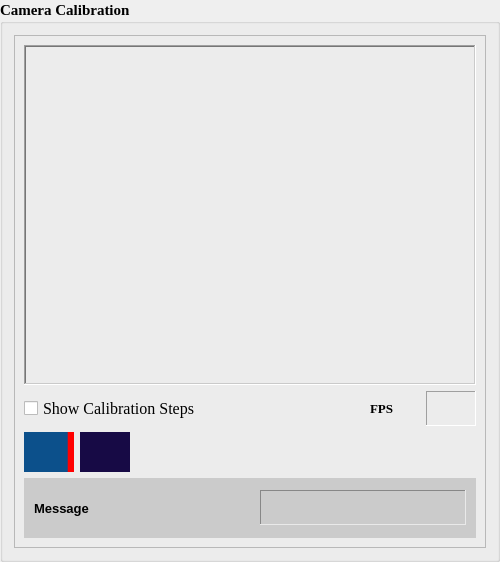
                            <widget class="QGroupBox" name="groupBox_10">
                             <property name="minimumSize">
                              <size>
                               <width>500</width>
                               <height>0</height>
                              </size>
                             </property>
                             <property name="font">
                              <font>
                               <family>Times New Roman</family>
                               <pointsize>11</pointsize>
                               <weight>75</weight>
                               <bold>true</bold>
                              </font>
                             </property>
                             <property name="toolTip">
                              <string>Camera Calibration</string>
                             </property>
                             <property name="title">
                              <string>Camera Calibration</string>
                             </property>
                             <layout class="QHBoxLayout" name="horizontalLayout_44">
                              <item>
                               <widget class="QFrame" name="frame_2">
                                <property name="minimumSize">
                                 <size>
                                  <width>0</width>
                                  <height>0</height>
                                 </size>
                                </property>
                                <property name="styleSheet">
                                 <string notr="true">QPushButton{
	border: None;
	background: #170a45;
	color: rgb(255, 255, 255);
}

QPushButton:hover{
	background: #3E9EF0; 
}

QPushButton:disabled{
	background: #8D8D8D; 
}

QPushButton:pressed{
	background: black; 
}
</string>
                                </property>
                                <property name="frameShape">
                                 <enum>QFrame::StyledPanel</enum>
                                </property>
                                <property name="frameShadow">
                                 <enum>QFrame::Raised</enum>
                                </property>
                                <layout class="QVBoxLayout" name="verticalLayout_10">
                                 <item>
                                  <widget class="QFrame" name="calibration_fram">
                                   <property name="minimumSize">
                                    <size>
                                     <width>0</width>
                                     <height>340</height>
                                    </size>
                                   </property>
                                   <property name="font">
                                    <font>
                                     <family>Times New Roman</family>
                                    </font>
                                   </property>
                                   <property name="toolTip">
                                    <string>Calibrate screen</string>
                                   </property>
                                   <property name="frameShape">
                                    <enum>QFrame::WinPanel</enum>
                                   </property>
                                   <property name="frameShadow">
                                    <enum>QFrame::Sunken</enum>
                                   </property>
                                   <layout class="QHBoxLayout" name="horizontalLayout_9">
                                    <property name="spacing">
                                     <number>5</number>
                                    </property>
                                    <property name="leftMargin">
                                     <number>5</number>
                                    </property>
                                    <property name="topMargin">
                                     <number>5</number>
                                    </property>
                                    <property name="rightMargin">
                                     <number>5</number>
                                    </property>
                                    <property name="bottomMargin">
                                     <number>5</number>
                                    </property>
                                    <item>
                                     <layout class="QHBoxLayout" name="horizontalLayout_16">
                                      <item>
                                       <widget class="QLabel" name="label_cam_setting_frame">
                                        <property name="text">
                                         <string/>
                                        </property>
                                       </widget>
                                      </item>
                                     </layout>
                                    </item>
                                   </layout>
                                  </widget>
                                 </item>
                                 <item>
                                  <layout class="QHBoxLayout" name="horizontalLayout_39">
                                   <item>
                                    <widget class="QCheckBox" name="checkBox_calib">
                                     <property name="font">
                                      <font>
                                       <family>Times New Roman</family>
                                       <pointsize>12</pointsize>
                                      </font>
                                     </property>
                                     <property name="toolTip">
                                      <string>Show Calibration Steps</string>
                                     </property>
                                     <property name="text">
                                      <string>Show Calibration Steps</string>
                                     </property>
                                    </widget>
                                   </item>
                                   <item>
                                    <spacer name="horizontalSpacer_14">
                                     <property name="orientation">
                                      <enum>Qt::Horizontal</enum>
                                     </property>
                                     <property name="sizeHint" stdset="0">
                                      <size>
                                       <width>40</width>
                                       <height>20</height>
                                      </size>
                                     </property>
                                    </spacer>
                                   </item>
                                   <item>
                                    <layout class="QHBoxLayout" name="horizontalLayout_70">
                                     <item>
                                      <widget class="QLabel" name="label_27">
                                       <property name="minimumSize">
                                        <size>
                                         <width>50</width>
                                         <height>35</height>
                                        </size>
                                       </property>
                                       <property name="maximumSize">
                                        <size>
                                         <width>50</width>
                                         <height>35</height>
                                        </size>
                                       </property>
                                       <property name="font">
                                        <font>
                                         <family>Times New Roman</family>
                                         <pointsize>10</pointsize>
                                         <weight>75</weight>
                                         <bold>true</bold>
                                        </font>
                                       </property>
                                       <property name="text">
                                        <string>FPS</string>
                                       </property>
                                      </widget>
                                     </item>
                                     <item>
                                      <widget class="QLabel" name="label_fps">
                                       <property name="sizePolicy">
                                        <sizepolicy hsizetype="Preferred" vsizetype="Preferred">
                                         <horstretch>0</horstretch>
                                         <verstretch>0</verstretch>
                                        </sizepolicy>
                                       </property>
                                       <property name="minimumSize">
                                        <size>
                                         <width>50</width>
                                         <height>35</height>
                                        </size>
                                       </property>
                                       <property name="maximumSize">
                                        <size>
                                         <width>50</width>
                                         <height>35</height>
                                        </size>
                                       </property>
                                       <property name="frameShape">
                                        <enum>QFrame::Panel</enum>
                                       </property>
                                       <property name="frameShadow">
                                        <enum>QFrame::Sunken</enum>
                                       </property>
                                       <property name="text">
                                        <string/>
                                       </property>
                                      </widget>
                                     </item>
                                    </layout>
                                   </item>
                                  </layout>
                                 </item>
                                 <item>
                                  <layout class="QHBoxLayout" name="horizontalLayout_42">
                                   <item>
                                    <widget class="QPushButton" name="camera_calib_btn">
                                     <property name="minimumSize">
                                      <size>
                                       <width>50</width>
                                       <height>40</height>
                                      </size>
                                     </property>
                                     <property name="maximumSize">
                                      <size>
                                       <width>80</width>
                                       <height>16777215</height>
                                      </size>
                                     </property>
                                     <property name="font">
                                      <font>
                                       <family>Times New Roman</family>
                                       <pointsize>8</pointsize>
                                       <weight>75</weight>
                                       <bold>true</bold>
                                      </font>
                                     </property>
                                     <property name="cursor">
                                      <cursorShape>PointingHandCursor</cursorShape>
                                     </property>
                                     <property name="toolTip">
                                      <string>Camera Connection</string>
                                     </property>
                                     <property name="styleSheet">
                                      <string notr="true">QPushButton{
 background-color:qlineargradient(spread:pad, x1:0, y1:0, x2:1, y2:0, stop:0 rgba(12, 80, 139, 255), stop:0.863636 rgba(12, 80, 139, 255), stop:0.885 rgba(255, 0, 0, 255), stop:1 rgba(255, 0, 0, 255))

}
</string>
                                     </property>
                                     <property name="text">
                                      <string/>
                                     </property>
                                     <property name="icon">
                                      <iconset>
                                       <normaloff>Icons/power-button.png</normaloff>Icons/power-button.png</iconset>
                                     </property>
                                     <property name="iconSize">
                                      <size>
                                       <width>25</width>
                                       <height>25</height>
                                      </size>
                                     </property>
                                    </widget>
                                   </item>
                                   <item>
                                    <widget class="QPushButton" name="calib_btn">
                                     <property name="minimumSize">
                                      <size>
                                       <width>50</width>
                                       <height>40</height>
                                      </size>
                                     </property>
                                     <property name="maximumSize">
                                      <size>
                                       <width>80</width>
                                       <height>16777215</height>
                                      </size>
                                     </property>
                                     <property name="font">
                                      <font>
                                       <family>Times New Roman</family>
                                       <pointsize>8</pointsize>
                                       <weight>75</weight>
                                       <bold>true</bold>
                                      </font>
                                     </property>
                                     <property name="cursor">
                                      <cursorShape>PointingHandCursor</cursorShape>
                                     </property>
                                     <property name="toolTip">
                                      <string>Calibration</string>
                                     </property>
                                     <property name="text">
                                      <string/>
                                     </property>
                                     <property name="icon">
                                      <iconset>
                                       <normaloff>Icons/calib_org.png</normaloff>Icons/calib_org.png</iconset>
                                     </property>
                                     <property name="iconSize">
                                      <size>
                                       <width>25</width>
                                       <height>25</height>
                                      </size>
                                     </property>
                                    </widget>
                                   </item>
                                   <item>
                                    <spacer name="horizontalSpacer_4">
                                     <property name="orientation">
                                      <enum>Qt::Horizontal</enum>
                                     </property>
                                     <property name="sizeHint" stdset="0">
                                      <size>
                                       <width>40</width>
                                       <height>20</height>
                                      </size>
                                     </property>
                                    </spacer>
                                   </item>
                                  </layout>
                                 </item>
                                 <item>
                                  <widget class="QFrame" name="status_frame_2">
                                   <property name="minimumSize">
                                    <size>
                                     <width>0</width>
                                     <height>60</height>
                                    </size>
                                   </property>
                                   <property name="maximumSize">
                                    <size>
                                     <width>16777215</width>
                                     <height>16777215</height>
                                    </size>
                                   </property>
                                   <property name="font">
                                    <font>
                                     <family>Times New Roman</family>
                                    </font>
                                   </property>
                                   <property name="styleSheet">
                                    <string notr="true"> background: #CBCBCB;</string>
                                   </property>
                                   <property name="frameShape">
                                    <enum>QFrame::NoFrame</enum>
                                   </property>
                                   <property name="frameShadow">
                                    <enum>QFrame::Raised</enum>
                                   </property>
                                   <layout class="QHBoxLayout" name="horizontalLayout_32">
                                    <property name="spacing">
                                     <number>20</number>
                                    </property>
                                    <property name="leftMargin">
                                     <number>10</number>
                                    </property>
                                    <property name="topMargin">
                                     <number>10</number>
                                    </property>
                                    <property name="rightMargin">
                                     <number>10</number>
                                    </property>
                                    <property name="bottomMargin">
                                     <number>10</number>
                                    </property>
                                    <item>
                                     <layout class="QHBoxLayout" name="horizontalLayout_40">
                                      <item>
                                       <widget class="QLabel" name="label_14">
                                        <property name="maximumSize">
                                         <size>
                                          <width>16777215</width>
                                          <height>16777215</height>
                                         </size>
                                        </property>
                                        <property name="font">
                                         <font>
                                          <pointsize>10</pointsize>
                                          <weight>75</weight>
                                          <bold>true</bold>
                                         </font>
                                        </property>
                                        <property name="text">
                                         <string>Message</string>
                                        </property>
                                       </widget>
                                      </item>
                                      <item>
                                       <widget class="QLabel" name="msg_label_2">
                                        <property name="minimumSize">
                                         <size>
                                          <width>150</width>
                                          <height>35</height>
                                         </size>
                                        </property>
                                        <property name="maximumSize">
                                         <size>
                                          <width>16777215</width>
                                          <height>35</height>
                                         </size>
                                        </property>
                                        <property name="font">
                                         <font>
                                          <pointsize>10</pointsize>
                                          <weight>75</weight>
                                          <bold>true</bold>
                                         </font>
                                        </property>
                                        <property name="toolTip">
                                         <string>Message</string>
                                        </property>
                                        <property name="frameShape">
                                         <enum>QFrame::Panel</enum>
                                        </property>
                                        <property name="frameShadow">
                                         <enum>QFrame::Sunken</enum>
                                        </property>
                                        <property name="text">
                                         <string/>
                                        </property>
                                       </widget>
                                      </item>
                                     </layout>
                                    </item>
                                   </layout>
                                  </widget>
                                 </item>
                                </layout>
                               </widget>
                              </item>
                             </layout>
                            </widget>
